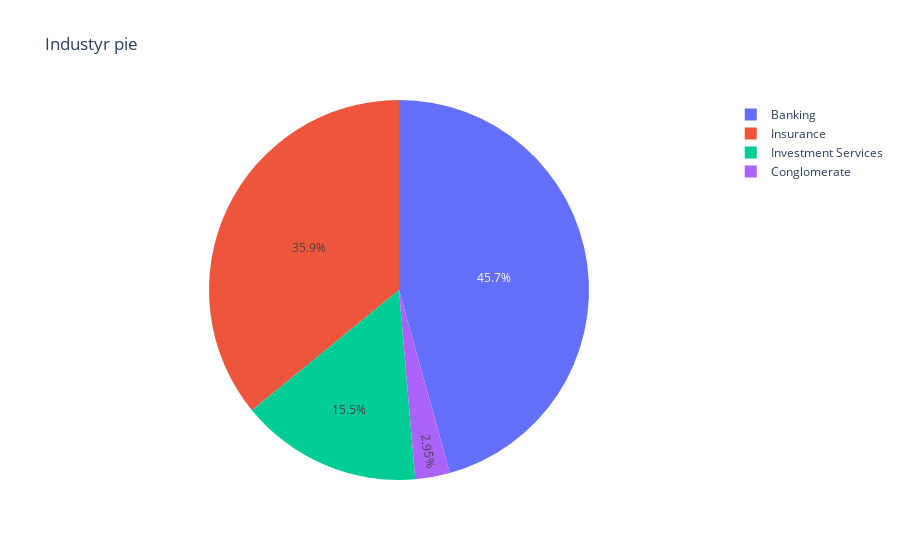

Write notebook code for a chart like this one.
### Code cell
pie = px.pie(industry_group, labels ='Industry', values='Company', names='Industry', title='Industyr pie')
pie.update_layout(height=1500)
pie.show()

### Figure 1 — Plotly figure (JSON) as saved in the notebook; plotly's stock layout.template omitted (floating-point values rounded to 4 significant figures)
{"data": [{"domain": {"x": [0, 1], "y": [0, 1]}, "hovertemplate": "Industry=%{label}<br>Company=%{value}<extra></extra>", "labels": ["Investment Services", "Insurance", "Insurance", "Insurance", "Banking", "Banking", "Banking", "Insurance", "Banking", "Insurance", "Banking", "Insurance", "Banking", "Banking", "Banking", "Insurance", "Banking", "Insurance", "Banking", "Banking", "Insurance", "Insurance", "Insurance", "Insurance", "Banking", "Insurance", "Insurance", "Insurance", "Banking", "Insurance", "Banking", "Insurance", "Banking", "Insurance", "Insurance", "Insurance", "Banking", "Conglomerate", "Banking", "Investment Services", "Banking", "Banking", "Banking", "Insurance", "Insurance", "Investment Services", "Insurance", "Investment Services", "Investment Services", "Investment Services"], "legendgroup": "", "name": "", "showlegend": true, "type": "pie", "values": [3, 3, 3, 14, 14, 14, 14, 14, 14, 14, 14, 14, 14, 14, 14, 14, 14, 3, 3, 3, 3, 3, 3, 2, 2, 1, 4, 4, 4, 4, 1, 1, 5, 5, 5, 5, 5, 13, 13, 13, 13, 13, 13, 13, 13, 13, 13, 13, 13, 13]}], "layout": {"autosize": true, "legend": {"tracegroupgap": 0}, "title": {"text": "Industyr pie"}}}
